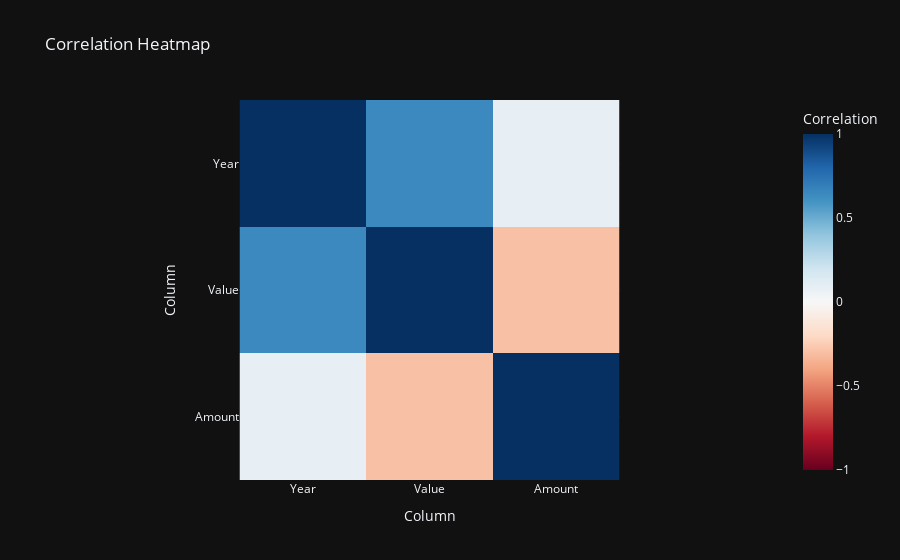

Notebook code cell kept with this figure:
### Code cell
# Calculating the correlation matrix
corr = mergeddf.corr()

# Createing a heatmap using plotly express
fig = px.imshow(corr,
                x=corr.columns,
                y=corr.columns,
                color_continuous_scale='RdBu',
                zmin=-1, zmax=1,  # Set the range of color scale to match -1 to 1 for correlations
                labels=dict(x='Column', y='Column', color='Correlation'),
                title='Correlation Heatmap',
                template='plotly_dark')

# Correlation heatmap
fig.show()

### Figure 1 — Plotly figure (JSON) as saved in the notebook; plotly's stock layout.template omitted (floating-point values rounded to 4 significant figures)
{"data": [{"coloraxis": "coloraxis", "hovertemplate": "Column: %{x}<br>Column: %{y}<br>Correlation: %{z}<extra></extra>", "name": "0", "type": "heatmap", "x": ["Year", "Value", "Amount"], "xaxis": "x", "y": ["Year", "Value", "Amount"], "yaxis": "y", "z": [[1, 0.6444, 0.08555], [0.6444, 1, -0.3002], [0.08555, -0.3002, 1]]}], "layout": {"coloraxis": {"cmax": 1, "cmin": -1, "colorbar": {"title": {"text": "Correlation"}}, "colorscale": [[0, "rgb(103,0,31)"], [0.1, "rgb(178,24,43)"], [0.2, "rgb(214,96,77)"], [0.3, "rgb(244,165,130)"], [0.4, "rgb(253,219,199)"], [0.5, "rgb(247,247,247)"], [0.6, "rgb(209,229,240)"], [0.7, "rgb(146,197,222)"], [0.8, "rgb(67,147,195)"], [0.9, "rgb(33,102,172)"], [1, "rgb(5,48,97)"]]}, "title": {"text": "Correlation Heatmap"}, "xaxis": {"anchor": "y", "constrain": "domain", "domain": [0, 1], "scaleanchor": "y", "title": {"text": "Column"}}, "yaxis": {"anchor": "x", "autorange": "reversed", "constrain": "domain", "domain": [0, 1], "title": {"text": "Column"}}}}
